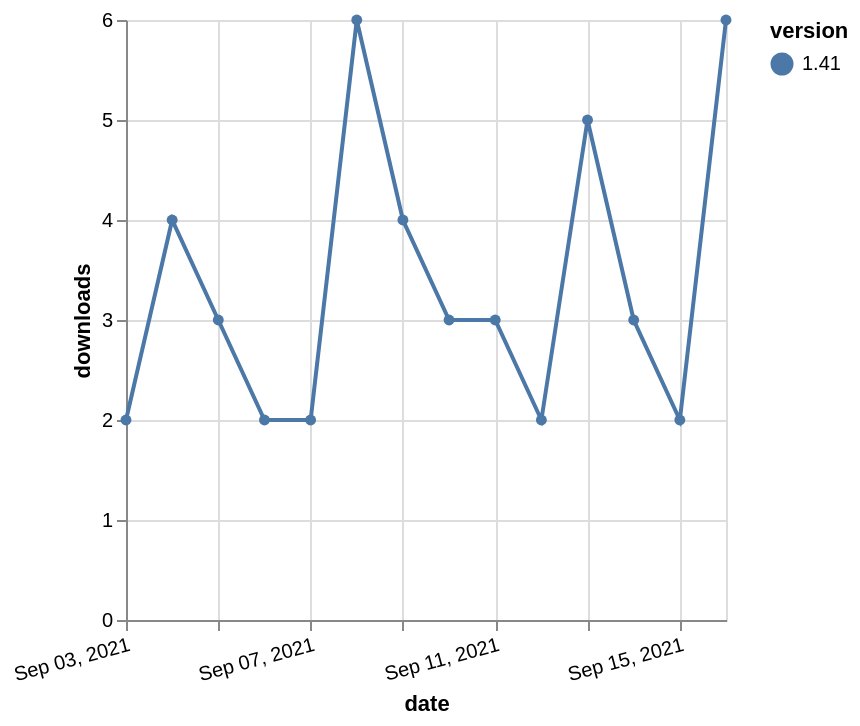

Write the Vega-Lite specification saved for this chart.
### Vega-Lite specification from a JSON file in a GitHub repository (floating-point values rounded to 4 significant figures)
{"$schema": "https://vega.github.io/schema/vega-lite/v5.json", "description": "A simple bar chart with embedded data.", "data": {"values": [{"date": "2021-09-03", "total": 12469, "delta": 2, "version": "1.41"}, {"date": "2021-09-04", "total": 12473, "delta": 4, "version": "1.41"}, {"date": "2021-09-05", "total": 12476, "delta": 3, "version": "1.41"}, {"date": "2021-09-06", "total": 12478, "delta": 2, "version": "1.41"}, {"date": "2021-09-07", "total": 12480, "delta": 2, "version": "1.41"}, {"date": "2021-09-08", "total": 12486, "delta": 6, "version": "1.41"}, {"date": "2021-09-09", "total": 12490, "delta": 4, "version": "1.41"}, {"date": "2021-09-10", "total": 12493, "delta": 3, "version": "1.41"}, {"date": "2021-09-11", "total": 12496, "delta": 3, "version": "1.41"}, {"date": "2021-09-12", "total": 12498, "delta": 2, "version": "1.41"}, {"date": "2021-09-13", "total": 12503, "delta": 5, "version": "1.41"}, {"date": "2021-09-14", "total": 12506, "delta": 3, "version": "1.41"}, {"date": "2021-09-15", "total": 12508, "delta": 2, "version": "1.41"}, {"date": "2021-09-16", "total": 12514, "delta": 6, "version": "1.41"}]}, "width": "container", "mark": {"type": "line", "point": {"filled": true}}, "encoding": {"x": {"field": "date", "type": "temporal", "timeUnit": "yearmonthdate", "title": "date", "axis": {"labelAngle": -15}}, "y": {"field": "delta", "type": "quantitative", "title": "downloads"}, "color": {"field": "version", "type": "nominal"}, "tooltip": {"field": "delta"}}}
